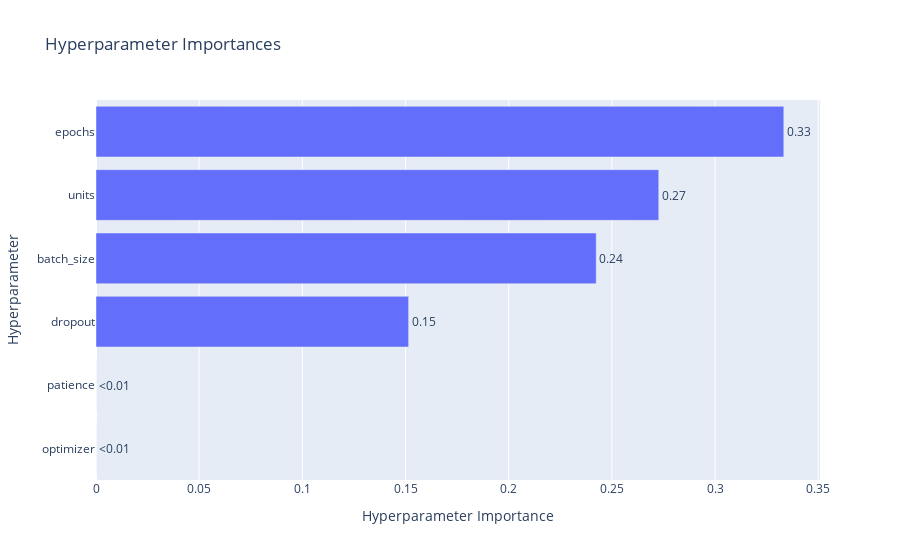

Notebook source saved alongside this figure:
### Code cell
visualizations['param_importances']

### Figure 1 — Plotly figure (JSON) as saved in the notebook; plotly's stock layout.template omitted (floating-point values rounded to 4 significant figures)
{"data": [{"cliponaxis": false, "hovertemplate": ["optimizer (CategoricalDistribution): 0.0<extra></extra>", "patience (IntDistribution): 0.0<extra></extra>", "dropout (FloatDistribution): 0.15151515151515155<extra></extra>", "batch_size (IntDistribution): 0.24242424242424251<extra></extra>", "units (IntDistribution): 0.27272727272727276<extra></extra>", "epochs (IntDistribution): 0.33333333333333326<extra></extra>"], "name": "Objective Value", "orientation": "h", "text": ["<0.01", "<0.01", "0.15", "0.24", "0.27", "0.33"], "textposition": "outside", "type": "bar", "x": [0, 0, 0.1515, 0.2424, 0.2727, 0.3333], "y": ["optimizer", "patience", "dropout", "batch_size", "units", "epochs"]}], "layout": {"title": {"text": "Hyperparameter Importances"}, "xaxis": {"title": {"text": "Hyperparameter Importance"}}, "yaxis": {"title": {"text": "Hyperparameter"}}}}
